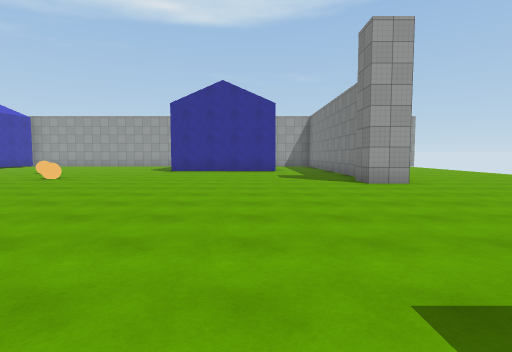
View 1 (above)

21 first-person views from a walk through a 3-D level made in the Unity game engine. The camera is 1.4 m above the floor, tilts 4° down and sees 80° across. The floor is counted in squares, 2 m on a side. Each view is taken from the middle of a square. On the plan, view 1 faces up. The plan holds only what a view shows up to about 10 squares ahead; the rest is blank. The player character is not drawn. Surface patterns are stand-ins for the level's own textures.

View 2
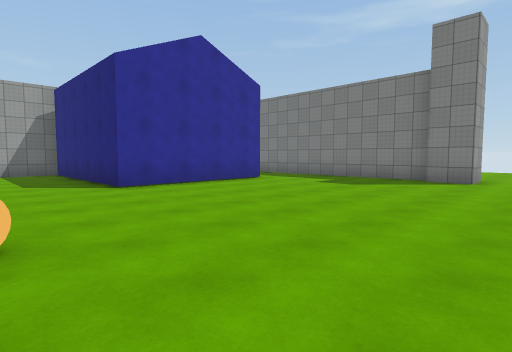

View 3
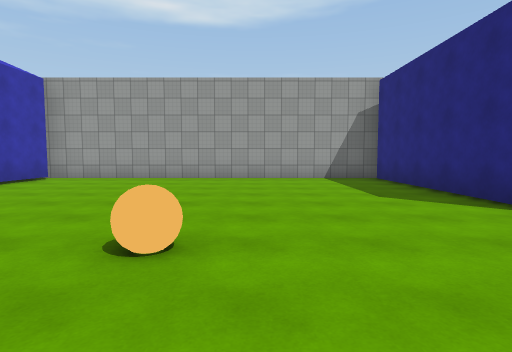

View 4
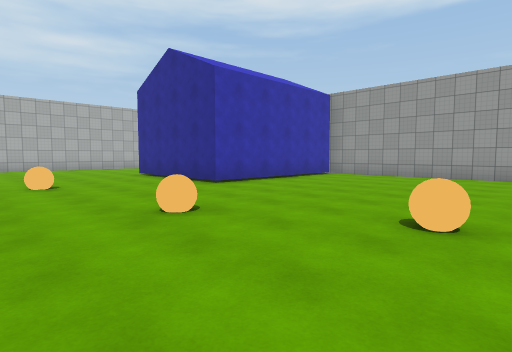

View 5
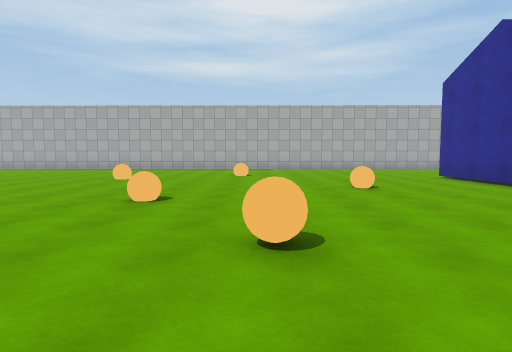

View 6
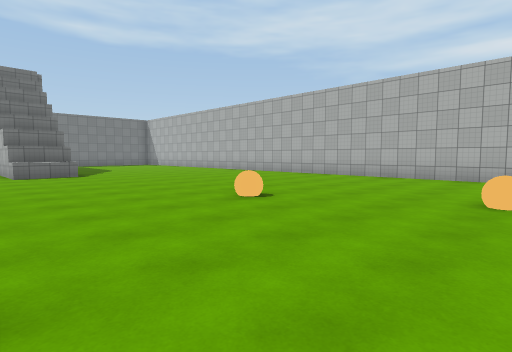

View 7
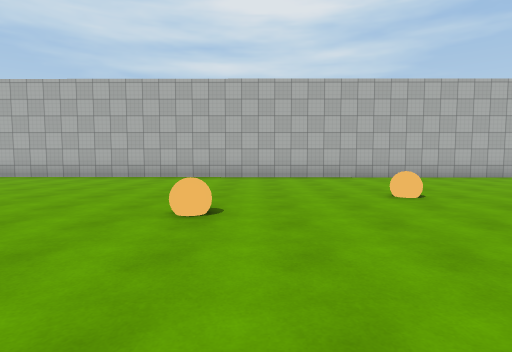

View 8
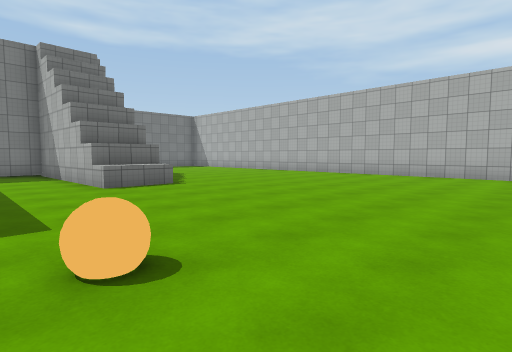

View 9
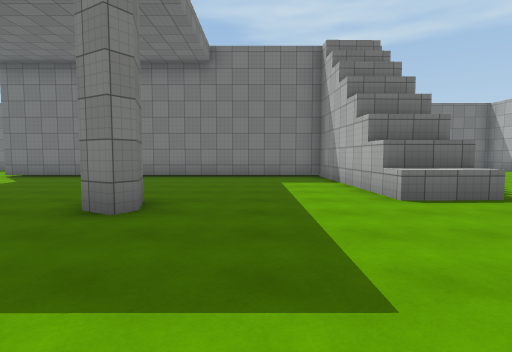

View 10
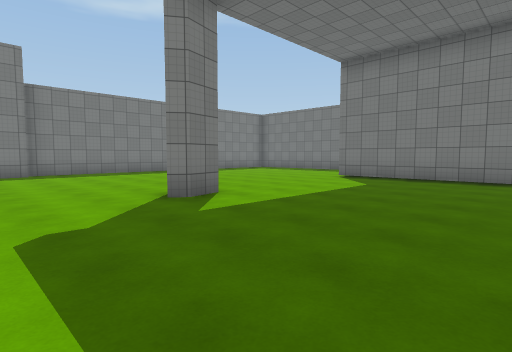

View 11
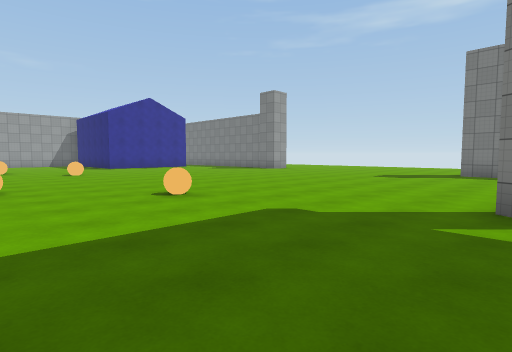

View 12
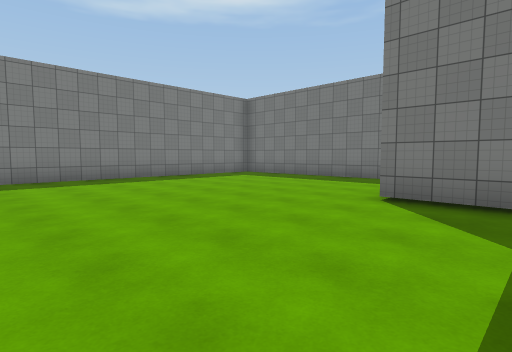

View 13
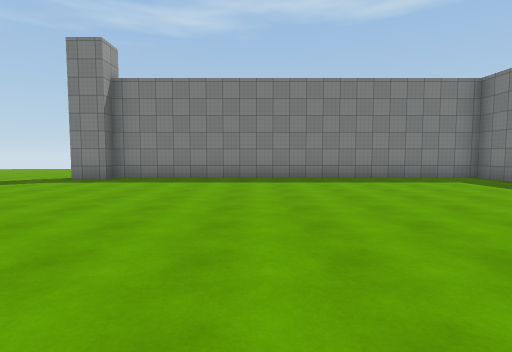

View 14
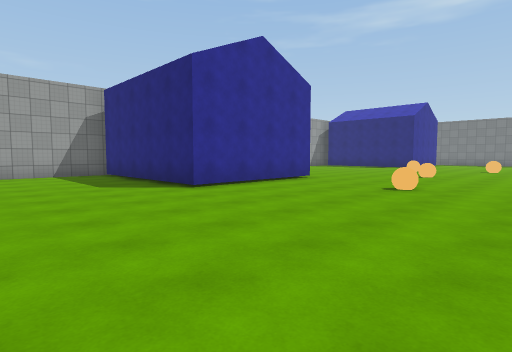

View 15
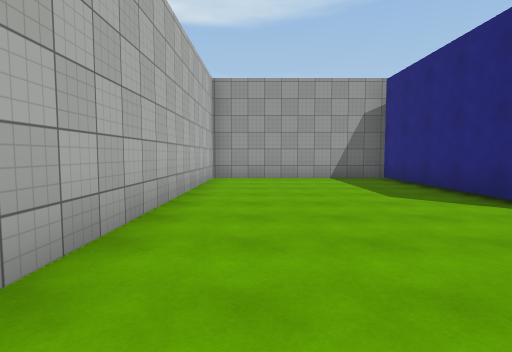

View 16
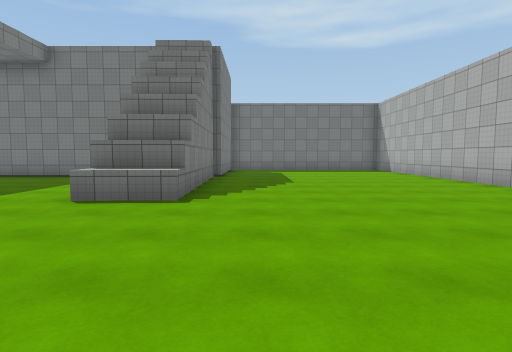

View 17
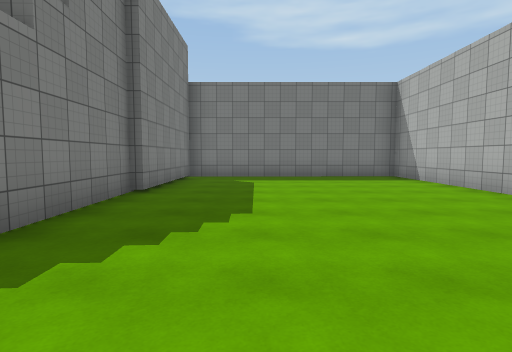

View 18
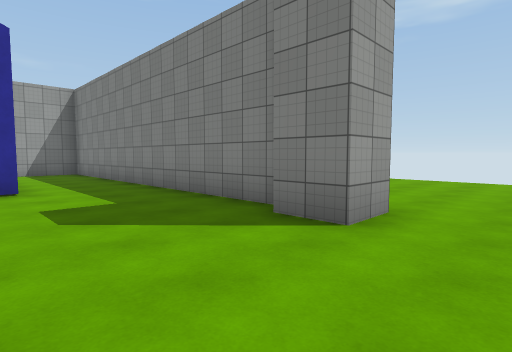

View 19
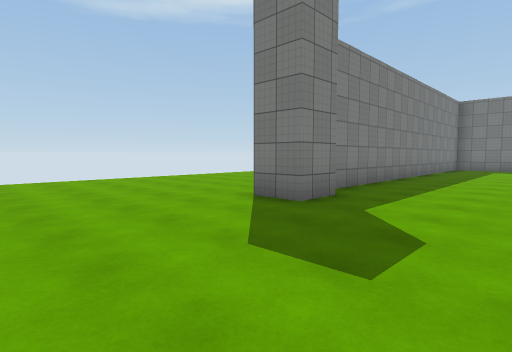

View 20
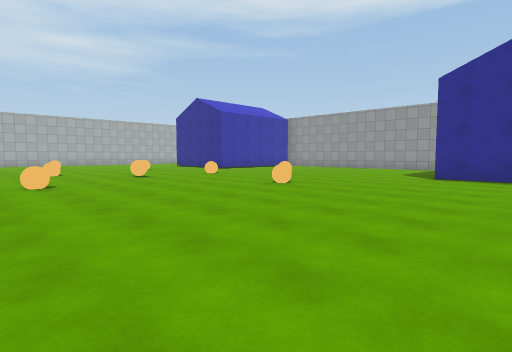

View 21
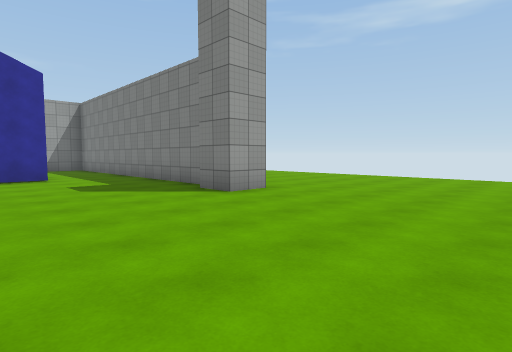

### Floor plan
Key: @ floor where view 1 was taken; # wall or solid block; . floor; ^ raised ledge; B orange ball; O other object.
Columns run from 23 left of view 1 to 9 right of it. Each row starts with its distance up from view 1.
 19 #######   ###########    #
 18 #......   ..........     .
 17 #.....O  OO.........O   ..#
 16 #.....O   O.........O   ..#
 15 #.....O  OO.........O   ..#
 14 #.....O OOO.........O   ..#
 13 #.....OOOOO.........OOOO..#
 12 #.........................#
 11 #..............B..........#
 10 #............B............# ....
  9 #........B.......B........# .....
  8 #.........................#......
  7 #............B...................
  6 #....B...........................
  5 #.........B......................
  4 #.............B..................
  3 #.....B.....   ..............
  2 #...........  ...................
  1 #.........B.  ...................
  0 #............ .........@.........
 -1 #.........................#......
 -2 #.........................# .....
 -3 #............#.....#......#  ...
 -4 #.......^.................#
 -5 #.......#.................#
 -6 #.......##................#
 -7 #.......##................#
 -8 #.......##................#
 -9 #......#############......#
-10 #......#            ......#
-11 #......#            ......#
-12 #......#            ......#
-13 ########             ##  ##

Positions as (right, up) in squares from view 1, and headings:
1: (0, 0), facing up
2: (-6, 6), facing up-right
3: (-7, 9), facing up
4: (-7, 8), facing up-left
5: (-8, 7), facing left
6: (-13, 7), facing down-left
7: (-13, 4), facing left
8: (-12, 3), facing down-left
9: (-12, 1), facing down
10: (-9, 0), facing down-right
11: (-9, -3), facing up-right
12: (-6, -4), facing down-right
13: (-6, -6), facing right
14: (-21, 7), facing up-right
15: (-21, 9), facing up
16: (-17, 1), facing down
17: (-18, -3), facing down
18: (0, 6), facing up-right
19: (0, 3), facing down-right
20: (-1, 3), facing up-left
21: (-1, 3), facing up-right
